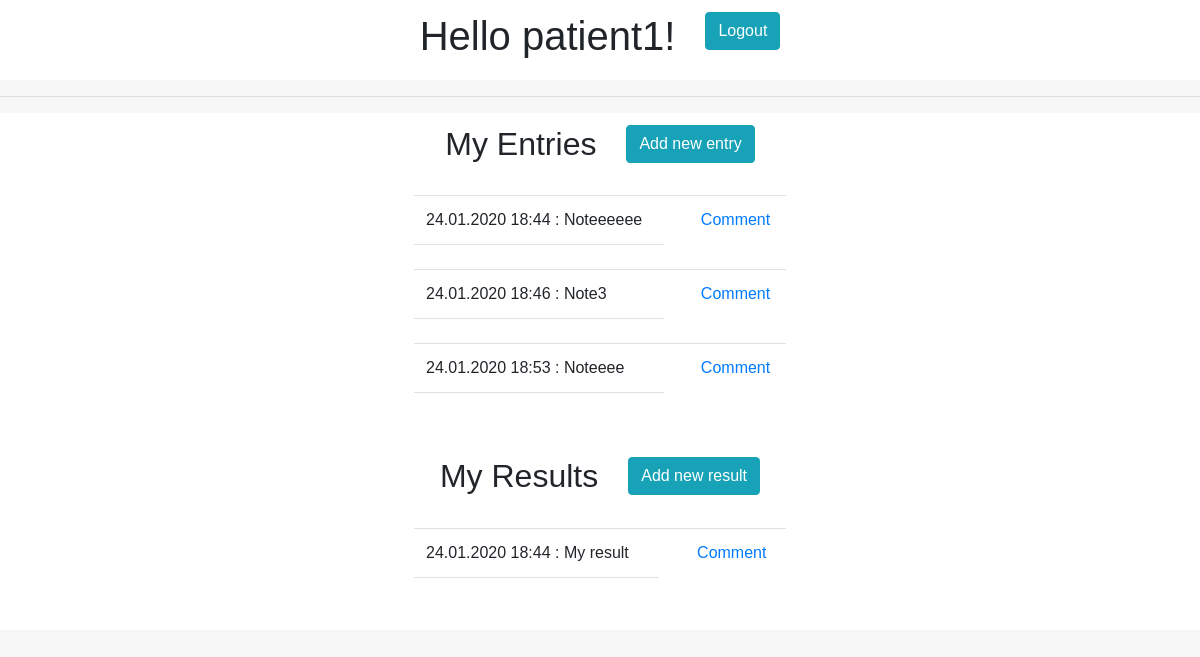
The page / (signed in) on the database as committed earlier.
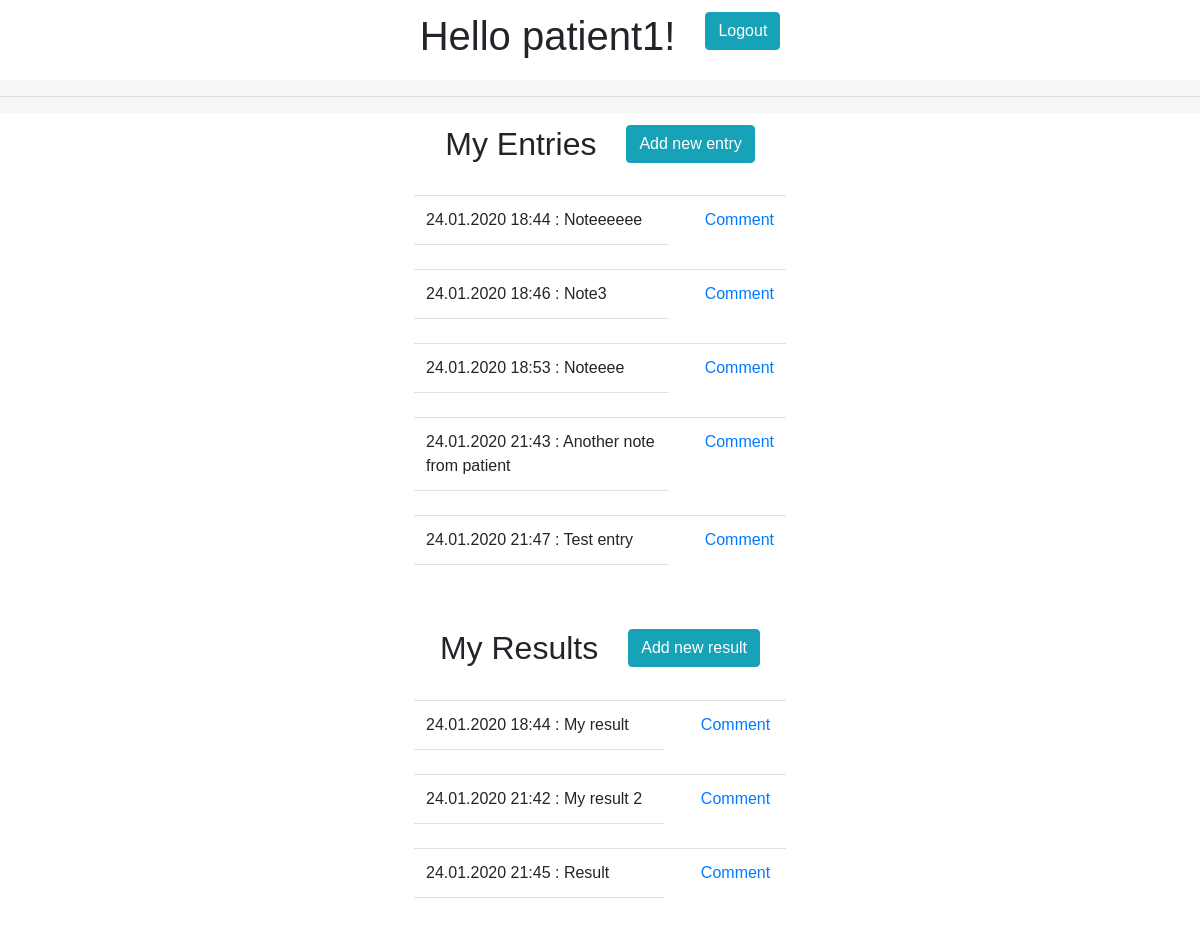
The same page on the database as committed later.
### web_registry/models.py (models this page shows)
class Entry(models.Model):
    date = models.DateTimeField("Date", default=datetime.datetime.now)
    CHOICES = [('N', 'Note'),
               ('R', 'Results')]
    entry_type = models.TextField(max_length=1, choices=CHOICES, blank=True)
    value = models.TextField(max_length=1000, blank=True)
    upload = models.ImageField(upload_to='upload/', blank=True)
    patient = models.ForeignKey(Patient, on_delete=models.CASCADE, blank=True, null=True)
    is_acknowledged = models.BooleanField(default=False)
    def __str__(self):
        return "%s : %s" % (self.date.strftime("%d.%m.%Y %H:%M"), self.value)

### web_registry/views.py (the view)
# urls.py: path('', views.index, name='index'),
@login_required
def index(request):
    context = {}
    if request.user.profile.is_doctor():
        context['header'] = "Doctor's portal"
        context['patient_list'] = []
        for x in Patient.objects.filter(doctor=request.user.profile.doctor):
            if Entry.objects.filter(is_acknowledged=False, patient=x):
                context['patient_list'].append({'name': x.profile.user.username, 'has_new_entries': True})
            else:
                context['patient_list'].append({'name': x.profile.user.username, 'has_new_entries': False})
        return render(request, 'doctor_index.html', context)
    else:
        context['header'] = "Patient's portal"
        context['patient_entries_n'] = []
        context['patient_entries_r'] = []
        context['patient_username'] = request.user.username
        for x in Entry.objects.filter(patient=request.user.profile.patient):
            comments = Comment.objects.filter(entry=x)
            comment_list = []
            for com in comments:
                comment_list.append({'date': com.date, 'autor': com.autor.username, 'value': com.value})
            if x.entry_type == 'N':
                context['patient_entries_n'].append({'name': x, 'is_acknowledged': str(x.is_acknowledged),
                                                     'id': x.id, 'comment_list': comment_list})
            else:
                context['patient_entries_r'].append({'name': x, 'is_acknowledged': str(x.is_acknowledged),
                                                     'id': x.id, 'comment_list': comment_list})
        return render(request, 'patient_index.html', context)

### users/models.py (called while the page is built)
    def is_doctor(self):
        if self.account_type == 'D':
            return True
        else:
            return False

### web_registry/templates/patient_index.html (shortened to what this page needs)
{% extends 'base.html' %}
{% block content %}
<div class="row justify-content-md-center login_form">
  <div class="col col-md-auto"><h2>My Entries</h2></div>
  <div class="col col-md-auto"><a href="{% url 'new_entry' patient_username=patient_username %}" class="btn btn-info" role="button">Add new entry</a></div>
</div>
<div class="row justify-content-md-center login_form">
        <div class="col col-md-4"><table class="table">
            <tbody>
                {% for record in patient_entries_n %}
                  <tr><td data-toggle="collapse" data-target="#record_{{record.id}}">{{record.name}}</td>
                      <td></td>
                  <td><a href="{% url 'new_comment' patient_username=patient_username entry_id=record.id %}">Comment</a></td>
                  </tr>
                <tr><td></td></tr>
                {% endfor %}
            </tbody>
        </table></div>
    </div>
<div class="row justify-content-md-center login_form">
  <div class="col col-md-auto"><h2>My Results</h2></div>
  <div class="col col-md-auto"><a href="{% url 'new_entry' patient_username=patient_username %}" class="btn btn-info" role="button">Add new result</a></div>
</div>
<div class="row justify-content-md-center login_form">
        <div class="col col-md-4"><table class="table">
            <tbody>
                {% for record in patient_entries_r %}
                  <tr><td data-toggle="collapse" data-target="#result_{{record.id}}">{{record.name}}</td><td>
                      </td><td><a href="{% url 'new_comment' patient_username=patient_username entry_id=record.id %}">Comment</a></td>
                  </tr>
                <tr><td></td></tr>
                {% endfor %}
            </tbody>
        </table></div>
    </div>
{% endblock %}

### web_registry/templates/base.html (shortened to what this page needs)
<!DOCTYPE html>
<html>
<head>
  {% load static %}
  <link rel="stylesheet" href="https://stackpath.bootstrapcdn.com/bootstrap/4.1.3/css/bootstrap.min.css">
    <link rel="stylesheet" type="text/css" href="{% static 'style.css' %}">
</head>
<body>
  <main>
      {% if user.is_authenticated %}
<div class="'container">
    <div class="row justify-content-md-center login_form">
        <div class="col col-md-auto"><h1>Hello {{ user.username }}!</h1></div>
        <div class="col col-md-auto"><a href="{% url 'logout' %}" class="btn btn-info" role="button">Logout</a></div>
    </div>
    <hr>
    {% endif %}
    {% block content %}
    {% endblock %}
        </div>
  </main>
</body>
</html>

### static/style.css (style rules this page uses)
html, body { background-color: #f6f6f6; font-family: "Poppins", sans-serif; height: 100% !important; }
main, .row { height: inherit; }
.login_form { background-color: white; padding: 1%; }

Rows that differ between the two databases and show on the page:
added Entry: name "24.01.2020 21:43 : Another note from patient", shown under "My Entries"
added Entry: name "24.01.2020 21:47 : Test entry", shown under "My Entries"
added Entry: name "24.01.2020 21:42 : My result 2", shown under "My Results"
added Entry: name "24.01.2020 21:45 : Result", shown under "My Results"
